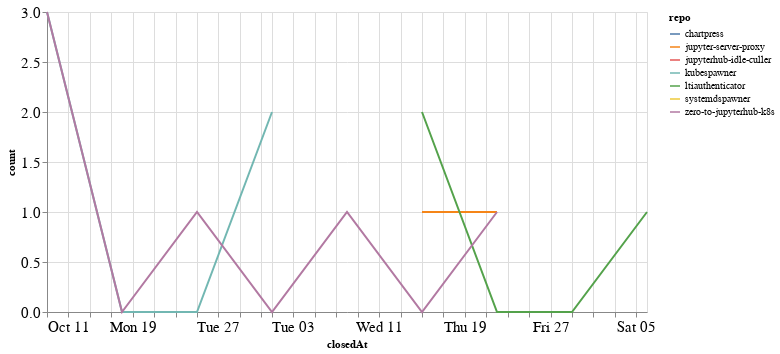

Notebook code for this chart:
### Code cell
closed_by_time = closed_by.groupby('repo').resample('W', on='closedAt').count()['author'].reset_index()
closed_by_time = closed_by_time.rename(columns={'author': 'count'})

alt.Chart(closed_by_time, width=600).mark_line().encode(
    x='closedAt',
    y='count',
    color='repo',
    tooltip="repo"
)

### Figure 1 — Vega-Lite specification as saved in the notebook (floating-point values rounded to 4 significant figures)
{"config": {"axisLeft": {"labelFontSize": 15}, "axisBottom": {"labelFontSize": 15}}, "data": {"name": "data-4a2abceb56318beccefc6a9a1cd762d8"}, "mark": "line", "encoding": {"color": {"type": "nominal", "field": "repo"}, "tooltip": {"type": "nominal", "field": "repo"}, "x": {"type": "temporal", "field": "closedAt"}, "y": {"type": "quantitative", "field": "count"}}, "width": 600, "$schema": "https://vega.github.io/schema/vega-lite/v4.8.1.json", "datasets": {"data-4a2abceb56318beccefc6a9a1cd762d8": [{"repo": "chartpress", "closedAt": "2020-11-01T00:00:00", "count": 1}, {"repo": "jupyter-server-proxy", "closedAt": "2020-11-15T00:00:00", "count": 1}, {"repo": "jupyter-server-proxy", "closedAt": "2020-11-22T00:00:00", "count": 1}, {"repo": "jupyterhub-idle-culler", "closedAt": "2020-11-15T00:00:00", "count": 1}, {"repo": "kubespawner", "closedAt": "2020-10-11T00:00:00", "count": 3}, {"repo": "kubespawner", "closedAt": "2020-10-18T00:00:00", "count": 0}, {"repo": "kubespawner", "closedAt": "2020-10-25T00:00:00", "count": 0}, {"repo": "kubespawner", "closedAt": "2020-11-01T00:00:00", "count": 2}, {"repo": "ltiauthenticator", "closedAt": "2020-11-15T00:00:00", "count": 2}, {"repo": "ltiauthenticator", "closedAt": "2020-11-22T00:00:00", "count": 0}, {"repo": "ltiauthenticator", "closedAt": "2020-11-29T00:00:00", "count": 0}, {"repo": "ltiauthenticator", "closedAt": "2020-12-06T00:00:00", "count": 1}, {"repo": "systemdspawner", "closedAt": "2020-12-06T00:00:00", "count": 1}, {"repo": "zero-to-jupyterhub-k8s", "closedAt": "2020-10-11T00:00:00", "count": 3}, {"repo": "zero-to-jupyterhub-k8s", "closedAt": "2020-10-18T00:00:00", "count": 0}, {"repo": "zero-to-jupyterhub-k8s", "closedAt": "2020-10-25T00:00:00", "count": 1}, {"repo": "zero-to-jupyterhub-k8s", "closedAt": "2020-11-01T00:00:00", "count": 0}, {"repo": "zero-to-jupyterhub-k8s", "closedAt": "2020-11-08T00:00:00", "count": 1}, {"repo": "zero-to-jupyterhub-k8s", "closedAt": "2020-11-15T00:00:00", "count": 0}, {"repo": "zero-to-jupyterhub-k8s", "closedAt": "2020-11-22T00:00:00", "count": 1}]}}
